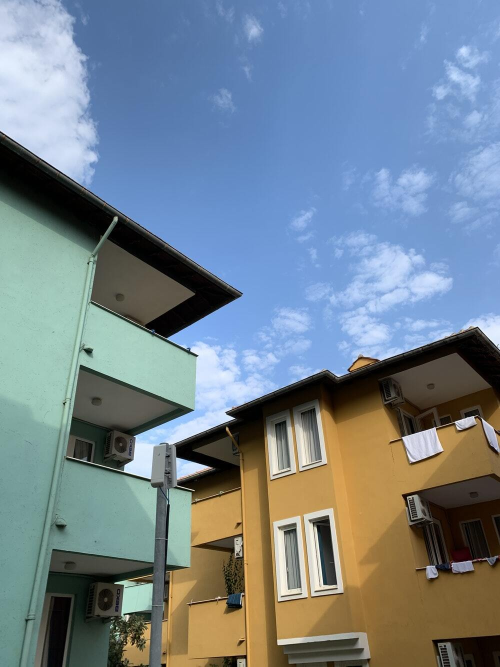
#> input picture Lab7_py/example.jpeg, 1000 x 1333 px (shown at 1/2 size)
$ python main.py
#> lines starting #> are read from the running program, lines starting #| are printed output that depends on the picture
import cv2

image = cv2.imread('example.jpeg')
#> image is the input picture: shape (1333, 1000, 3); mean B, G, R 142.9, 132.3, 117.6
cv2.imshow("Original_Image", image)
cv2.waitKey(0)

b, g, r = cv2.split(image)
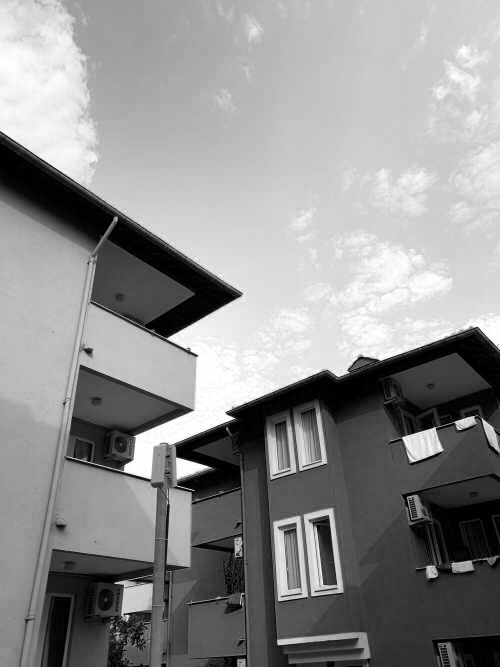
#> b: shape (1333, 1000) (shown at 1/2 size); min 0, max 255, mean 142.9
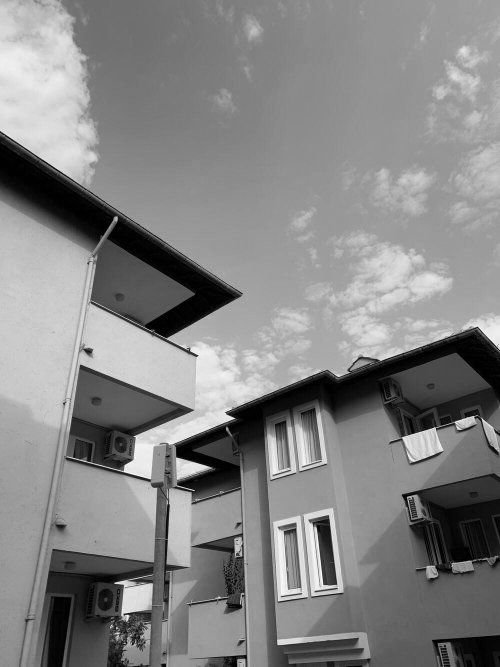
#> g: shape (1333, 1000) (shown at 1/2 size); min 0, max 255, mean 132.3
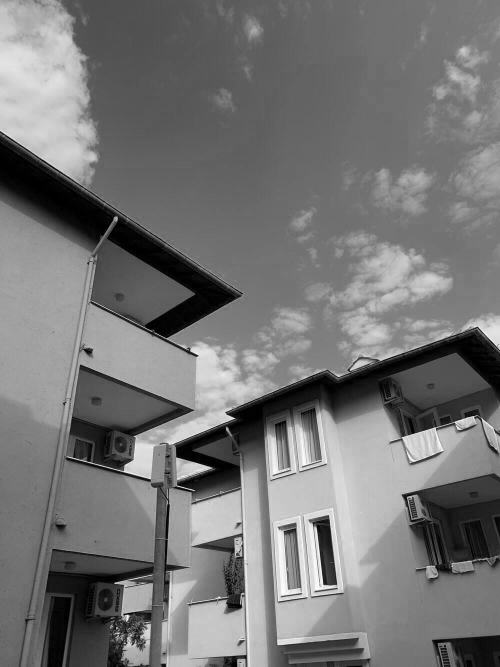
#> r: shape (1333, 1000) (shown at 1/2 size); min 0, max 255, mean 117.6

cv2.imshow("Model Blue Image", b)
cv2.imshow("Model Green Image", g)
cv2.imshow("Model Red Image", r)

print(image.shape)
#| (1333, 1000, 3)
print(b.shape)
#| (1333, 1000)
print(g.shape)
#| (1333, 1000)
print(r.shape)
#| (1333, 1000)

for x in range(0, 1024):
    for y in range(0, 768):
        if b[x, y] > 100:
            b[x, y] = 10
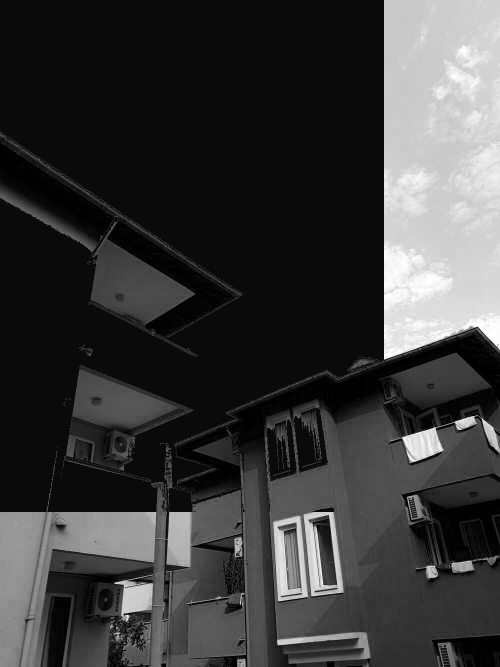
#> b: shape (1333, 1000) (shown at 1/2 size); min 0, max 255, mean 58.1

image_merge = cv2.merge([r, g, b])
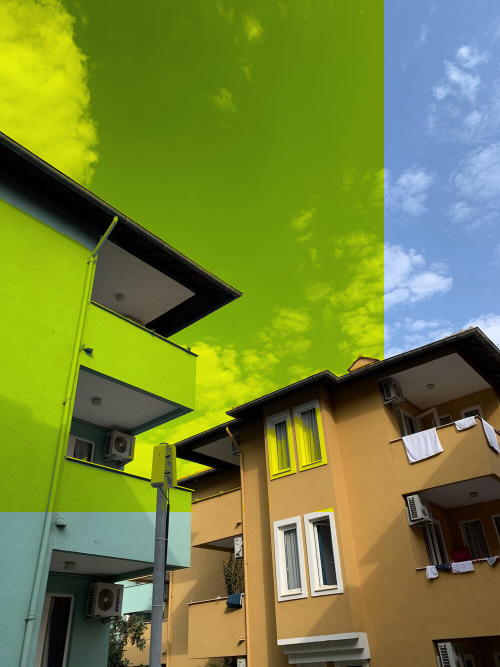
#> image_merge: shape (1333, 1000, 3) (shown at 1/2 size); mean R, G, B 117.6, 132.3, 58.1

cv2.imshow("RGB_Image", image_merge)

cv2.waitKey(0)

dimensions = image.shape
#> dimensions = (1333, 1000, 3)
print(dimensions)
#| (1333, 1000, 3)
